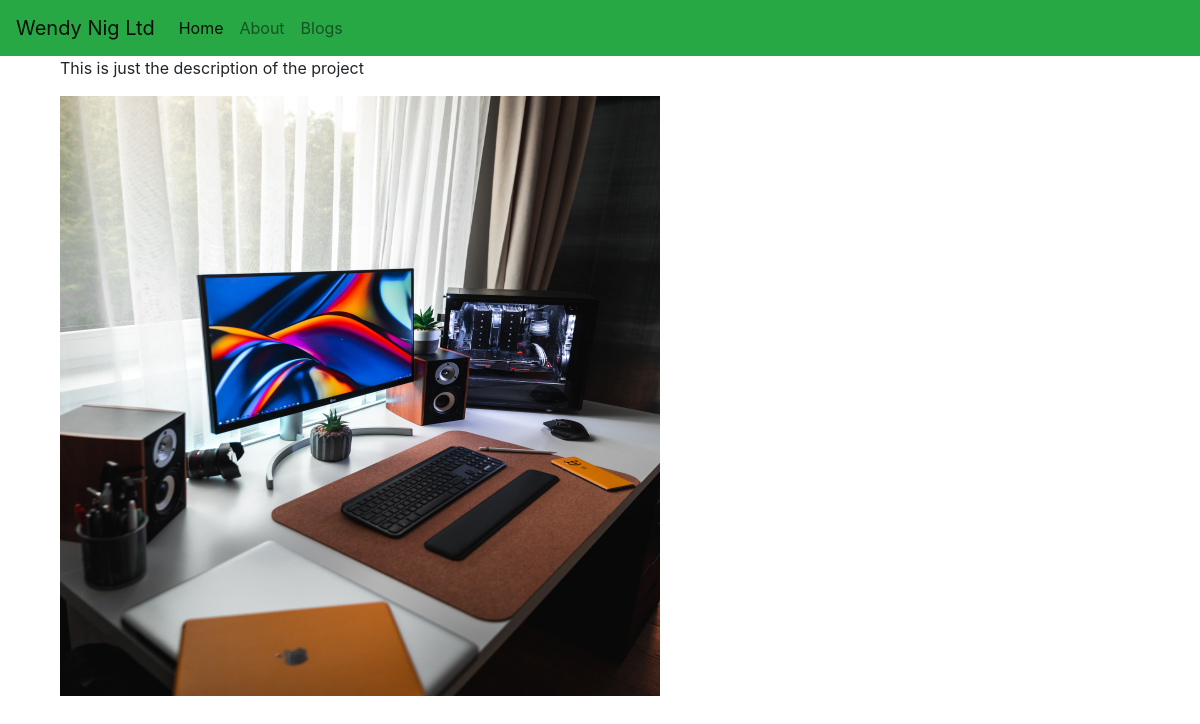
The page /project_detail/1/ on the database as committed earlier.
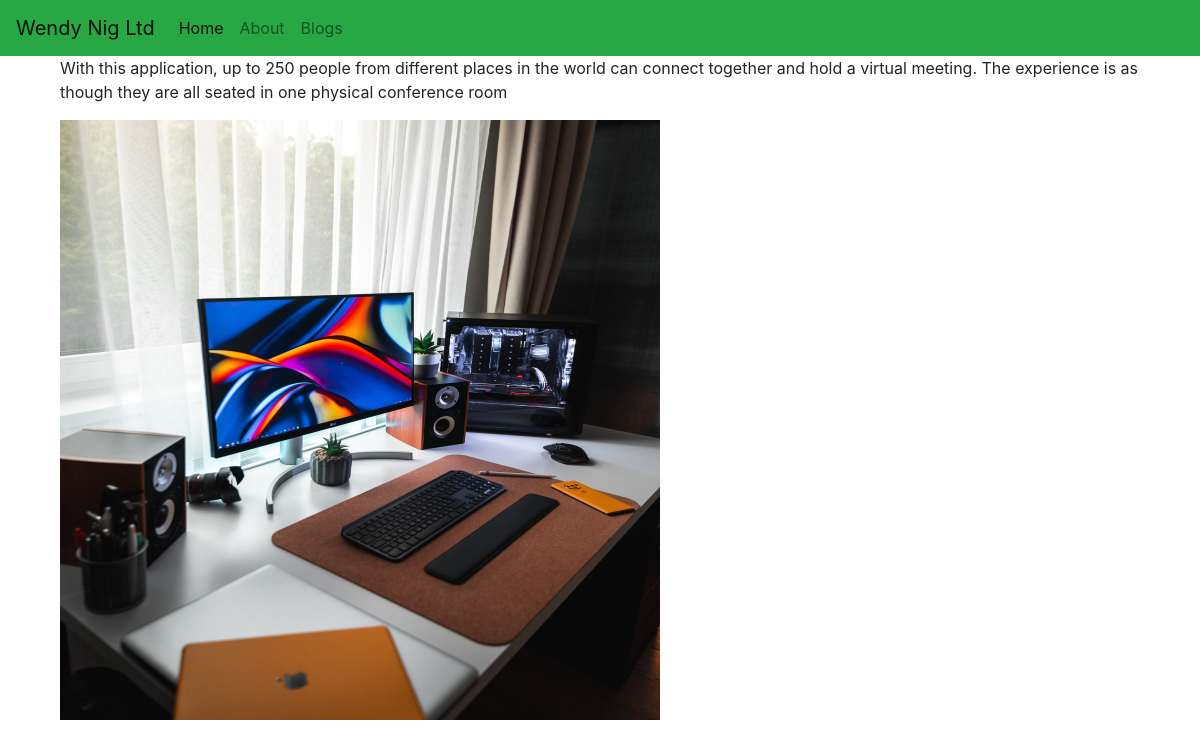
The same page on the database as committed later.
### portfolio/models.py (models this page shows, shortened)
class Project(models.Model):
    title = models.CharField(max_length=100)
    description = models.CharField(max_length=250)
    image = models.ImageField(upload_to="portfolio/images/")
    url = models.URLField(blank=True)

### portfolio/views.py (the view)
# urls.py: path('project_detail/<int:project_id>/', views.project_detail, name='project_detail'),
def project_detail(request, project_id):
    project = get_object_or_404(Project, pk=project_id)
    context = {'project': project}
    return render(request, 'portfolio/project-detail.html', context)

### portfolio/templates/portfolio/project-detail.html (shortened to what this page needs)
{% extends "portfolio/base.html" %}
{% block content %}
    <div class="container">
        <h1>{{project.title}}</h1>
        <p>{{project.description}}</p>
        <img src="{{project.image.url}}" alt="project's image" height="600" width="600">
        <br>
        <br>
    </div>
{% endblock content %}

### portfolio/templates/portfolio/base.html (shortened to what this page needs)
<!doctype html>
<html lang="en">
<head>
<link rel="stylesheet" href="https://stackpath.bootstrapcdn.com/bootstrap/4.5.2/css/bootstrap.min.css">
{% load static %}
<link rel="stylesheet" href="{% static 'blog/css/mystyle.css' %}">
</head>
<body class="bgimg loader">
<nav class="navbar navbar-expand-lg navbar-light bg-success fixed-top">
    <a class="navbar-brand" href="{% url 'portfolio:wendy-home' %}">Wendy Nig Ltd</a>
    <div class="collapse navbar-collapse" id="navbarSupportedContent">
      <ul class="navbar-nav mr-auto">
        <li class="nav-item active">
          <a class="nav-link" href="{% url 'portfolio:home' %}">Home <span class="sr-only">(current)</span></a>
        </li>
        <li class="nav-item">
          <a class="nav-link" href="{% url 'portfolio:about' %}">About</a>
        </li>
        <li class="nav-item">
          <a class="nav-link" href="{% url 'blog:all_blogs' %}">Blogs</a>
        </li>
      </ul>
    </div>
  </nav>
  <div class="container">
    {% block content %}{% endblock content %}
  </div>
</body>
</html>

### blog/static/blog/css/mystyle.css (style rules this page uses)
.loader { filter:hue-rotate(0deg); color:linear-gradient(45deg,#0f8,#08f); animation:hue 10000ms infinite linear; }

Rows that differ between the two databases and show on the page:
changed Project: description "This is just the description of the project" → "With this application, up to 250 people from different places in the world can connect together and hold a virtual meeting. The experience is as though they are all seated in one physical conference room"
